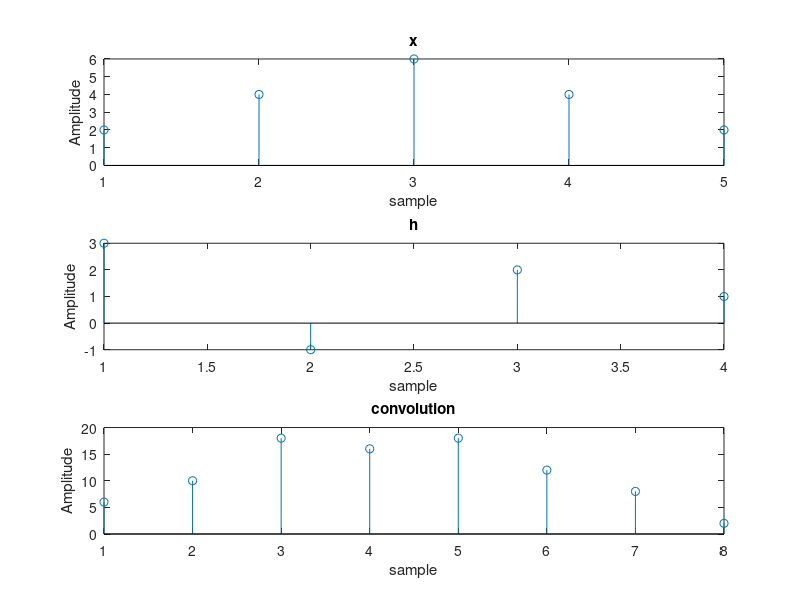

This figure's MATLAB source:
clc;
clear all;
close all;
%given signal 1
x = [2 4 6 4 2];
%given signal 2
h = [3 -1 2 1];
%using convolove function
c = conv(x,h);
%now plotting input signal x
subplot(3,1,1)
stem(x);
xlabel('sample');
ylabel('Amplitude');
title('x');
%now plotting input signal h
subplot(3,1,2)
stem(h);
xlabel('sample');
ylabel('Amplitude');
title('h');
%now plotting output signal c
subplot(3,1,3)
stem(c);
xlabel('sample');
ylabel('Amplitude');
title('convolution');